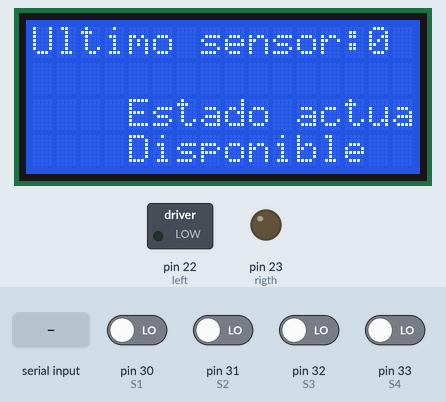
This sketch was run on a simulated Arduino Mega 2560, built with avr-gcc and run on an emulated ATmega2560. On the bench: 16×4 character LCD, switched loads named in the sketch (green lamp = pin HIGH), output pins drawn as LEDs (lit = HIGH). The test bench sets the inputs (shaded band); at power-on: pin 30 (S1), pin 31 (S2), pin 32 (S3), pin 33 (S4) LOW. What the sketch prints to the serial monitor is not drawn.

Above: at 1.2 s.
1.3 s: "stado1\n" received over the second serial link
At 2.5 s:
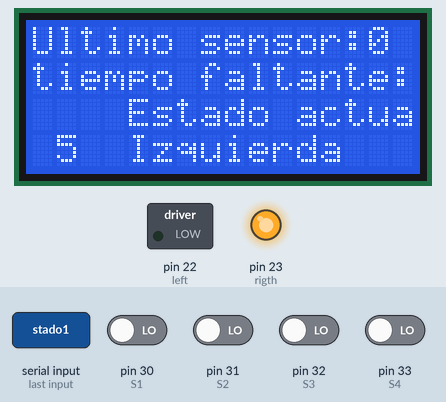
3.1 s: pin 32 (S3) driven HIGH
At 4.3 s:
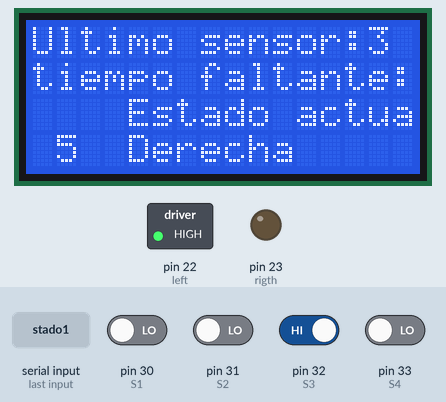
4.6 s: "*" received over the second serial link
At 5.9 s:
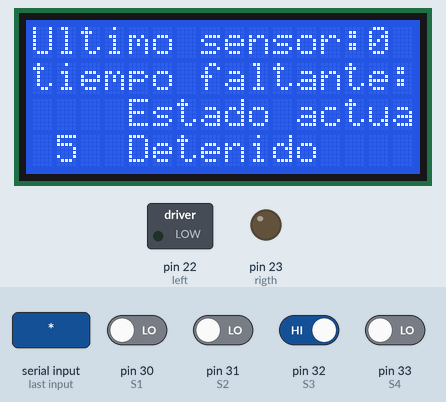
Timing chart, 0 to 7.6 s (numbered marks = the images above; inputs shaded):
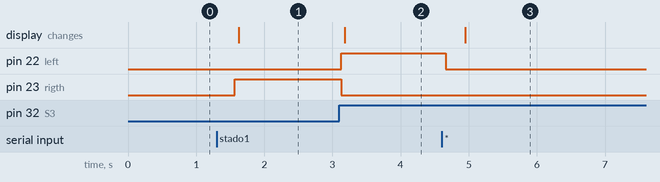

Measured:
- after the input at 1.3 s, pin 23 (rigth): LOW → HIGH after 0.27 s; the display: changes after 0.33 s (image 1)
- after the input at 3.1 s, pin 22 (left): LOW → HIGH at once; pin 23 (rigth): HIGH → LOW at once; the display: changes after 0.08 s (image 2)
- after the input at 4.6 s, pin 22 (left): HIGH → LOW after 0.06 s; the display: changes after 0.35 s (image 3)

The sketch:

receptor.ino
```cpp
//include libs
#include <Keypad.h>
#include <Wire.h>
#include <LiquidCrystal_I2C.h>
//defininir estados
#define E0 0
#define E1 1
#define E2 2
#define E3 3
#define E4 4
unsigned int NEXT = E0;
String state="";

//defines pines
//sensores bandas
#define S1 30
#define S2 31
#define S3 32
#define S4 33
int lastsensor=0;
int stop=0;

//motores bandas
#define left 22
#define rigth 23

byte const horario[4] = {0b1100, 0b0110, 0b0011, 0b1001};
byte const antih[4]  =  {0b1001, 0b0011, 0b0110, 0b1100};

//define keypad pins

const byte ROWS = 4; //four rows
const byte COLS = 3; //three columns
char keys[ROWS][COLS] = {
  {'1','2','3'},
  {'4','5','6'},
  {'7','8','9'},
  {'*','0','#'}
};
byte rowPins[ROWS] = {2,3,4,5};     //connect to the row pinouts of the keypad
byte colPins[COLS] = {6,7,8}; //connect to the column pinouts of the keypad
char key ='0';

Keypad keypad = Keypad( makeKeymap(keys), rowPins, colPins, ROWS, COLS );


//define display

LiquidCrystal_I2C lcd(0x27, 16, 4);  //


void trasmit(String &currentstate){
  for(int i=0;i<100;i++){
    if (currentstate=="Derecha"){
        Serial3.println("r");
        Serial.println("r");
      }
    if (currentstate=="Izquierda"){
      Serial3.println("l");
      Serial.println("l");
    }
    if (currentstate=="Tarea finalizada" || currentstate=="Detenido"){
      Serial3.println("s");
      Serial.println("s");
    }
  }
}

void displaymystuff(int lastsensor,String &currentstate){
    lcd.setCursor(0, 0);
    lcd.print("Ultimo sensor:");
    lcd.setCursor(14, 0);
    char sensorstate[1];
    sprintf(sensorstate, "%d", lastsensor);
    lcd.print(sensorstate);
    lcd.setCursor(0, 2);
    lcd.print("Estado actual:");
    lcd.setCursor(0, 3);
    lcd.print(currentstate);
    trasmit(currentstate);

}

void displaymystuff(int lastsensor,String &currentstate,int segs){

    lcd.setCursor(0, 0);
    lcd.print("Ultimo sensor:");
    lcd.setCursor(14, 0);
    char sensorstate[1];
    sprintf(sensorstate, "%d", lastsensor);
    lcd.print(sensorstate);
    lcd.setCursor(0, 1);
    lcd.print("tiempo faltante:");
    lcd.setCursor(17,1);
    if(segs>=10){
      char segschar[2];
      sprintf(segschar, "%d", segs);
      lcd.print(segschar);
      }
    else{
       char segschar[1];
       sprintf(segschar, "%d", segs);
       lcd.print(segschar);
      }

    lcd.setCursor(0, 2);
    lcd.print("Estado actual:");
    lcd.setCursor(0, 3);
    lcd.print(currentstate);
}
int readsensors(int last){
  if (digitalRead(S1) == HIGH){
    last=1;
  }
  else if (digitalRead(S2) == HIGH){
    last=2;
  }
  else if (digitalRead(S3) == HIGH){
    last=3;
  }
  else if (digitalRead(S4) == HIGH){
    last=4;
  }
  return last;
}
void go_to(int destiny,int segs){
  Serial.print("destiny");
  Serial.println(destiny);
   int lastsensor=readsensors(lastsensor);
    while (true){
      Serial.print("loop");
      lastsensor=readsensors(lastsensor);
      if(getvalidkey(key)=='*'){
        pause();
      }
      if(lastsensor==destiny){
        Serial.println("out");
        return;
        break;
      }
      else if(lastsensor==-1){
      }
      //do not get out
      else if(1==lastsensor){
         state="Izquierda";
        digitalWrite(left,LOW);
        digitalWrite(rigth,HIGH);
        trasmit(state);
        displaymystuff(lastsensor,state,segs);
     }
     else if(4==lastsensor){
        state="Derecha";
        digitalWrite(rigth,LOW);
        digitalWrite(left,HIGH);
            trasmit(state);
        displaymystuff(lastsensor,state,segs);
      }
      else if(lastsensor<destiny){
        state="Izquierda     ";
        digitalWrite(left,LOW);
        digitalWrite(rigth,HIGH);
        trasmit(state);
        displaymystuff(lastsensor,state,segs);
      }
      else if(lastsensor>destiny){
        state="Derecha      ";
        digitalWrite(rigth,LOW);
        digitalWrite(left,HIGH);
        trasmit(state);
        displaymystuff(lastsensor,state,segs);
      }
    }

}
void go_to(int destiny){
  Serial.print("destiny");
  Serial.println(destiny);
   int lastsensor=readsensors(lastsensor);
    while (true){
      Serial.print("loop");
      lastsensor=readsensors(lastsensor);
      if(getvalidkey(key)=='*'){
        pause();
      }
      if(lastsensor==destiny){
        return;
        break;
      }
      else if(lastsensor==-1){
      }
      //do not get out
      else if(1==lastsensor){
         state="Izquierda";
        digitalWrite(left,LOW);
        digitalWrite(rigth,HIGH);
        trasmit(state);
        displaymystuff(lastsensor,state);
     }
     else if(4==lastsensor){
        state="Derecha";
        digitalWrite(rigth,LOW);
        digitalWrite(left,HIGH);
        trasmit(state);
        displaymystuff(lastsensor,state);
      }
      else if(lastsensor<destiny){
        state="Izquierda     ";
        digitalWrite(left,LOW);
        digitalWrite(rigth,HIGH);
        trasmit(state);
        displaymystuff(lastsensor,state);
      }
      else if(lastsensor>destiny){
        state="Derecha      ";
        digitalWrite(rigth,LOW);
        digitalWrite(left,HIGH);
        trasmit(state);
        displaymystuff(lastsensor,state);
      }
    }

}
void offmotors(){
    digitalWrite(rigth,LOW);
    digitalWrite(left,LOW);
  }
void myoff(){
    state="Tarea finalizada";
    offmotors();
    trasmit(state);
    displaymystuff(lastsensor,state);
  }
void mydelay(unsigned long interval){
      offmotors();
      delay(interval);

}
int countdown(int times,int lastsensor,int total){
    state="Detenido";
    Serial.println(times);
            for(int j=0;j<times;j++){
              lcd.clear();
              trasmit(state);
              displaymystuff(lastsensor,state,total);
              mydelay(1000);
              total-=1;
              if(total<0 || total==16){
                Serial.println("finish total");
                myoff();
                return;
                break;

              }
            }
    Serial.println("count down?");
    return total;
}

void state1(){
  int total=5;
  for(int i=0;i<3;i++){
      go_to(2,total);
      total--;
      go_to(3,total);
      total--;
  }
   myoff();
}
void state2(){
      //const unsigned long interval = 2000;
      int total=2*4;
      state="Detenido";
      trasmit(state);
      int lastsensor=0;
      for(int i=0;i<2;i++){
            go_to(1,total);
            lastsensor=1;
            total=countdown(2,lastsensor,total);
            go_to(4,total);
            lastsensor=4;
            total=countdown(2,lastsensor,total);

            Serial.println("finish i");

      }
      Serial.println("im state4");
      myoff();
      return;
}
void state3(){
      //const unsigned long interval = 4000;
      int total=3*9;
      state="Detenido";
      trasmit(state);
      int lastsensor=0;
      for(int i=0;i<4;i++){
            go_to(1,total);
            lastsensor=1;
            total=countdown(4,lastsensor,total);
            go_to(4,total);
            lastsensor=4;
            total=countdown(4,lastsensor,total);

      }
      myoff();
      return ;
}
char getvalidkey(char beforekey){
    char key;
    if (Serial3.available() > 0){
      key = Serial3.read();
      Serial.println(key);
    if(key!=' '){
      return key;
    }else{
      return beforekey;
    }
  }
}
void pause(){//funciona
  offmotors();
  state="Detenido";
  trasmit(state);
  displaymystuff(lastsensor,state);
  while(true){//stop undefined
        key = getvalidkey(key);
        Serial.print(key);
        Serial.print("detenido *");
        if(key == '#'){
          state="Indefinido      ";
          key = getvalidkey(key);
          displaymystuff(lastsensor,state);
          Serial.print("yo no detenido #");
          break;
        }
   }
}
void setup() {
  pinMode(left, OUTPUT);
  pinMode(rigth, OUTPUT);
  pinMode(S1, INPUT);
  pinMode(S2, INPUT);
  pinMode(S3, INPUT);
  pinMode(S4, INPUT);

  lcd.init();
  //Encender la luz de fondo.
  lcd.backlight();
  //displaymystuff(0,state);
  Serial.begin(9600);
   Serial3.begin(9600);
}
void loop() {
  int lastsensor=readsensors(lastsensor);
  state="Disponible";
  trasmit(state);
  Serial.print("sensor ");
  Serial.println(lastsensor);
  key = getvalidkey(key);
  Serial.print("key ");
  Serial.println(key);
Serial.println(NEXT);
  switch (NEXT) {
      case E0:
      //key = getvalidkey(key);
      displaymystuff(lastsensor,state);
      //Serial.println("E0");
      if (key == '1') {
        NEXT = E1;
        //Serial.print("stado1");
      }
      else if(key == '2'){
        NEXT = E2;
      }
      else if(key == '3'){
        NEXT = E3;
      }
      else if(key=='*'){
        pause();
      }
      break;

      case E1:
      //Serial.print("stado1");
      state1();
      NEXT = E0;
      //Serial.print("stado0");

      break;

      case E2:
      state2();
      NEXT = E0;
      break;

      case E3:
      state3();
      NEXT = E0;
      break;

   }
}
```
